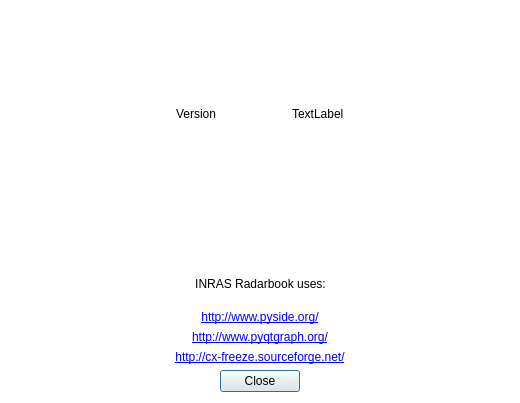
<?xml version="1.0" encoding="UTF-8"?>
<ui version="4.0">
 <class>AboutDialog</class>
 <widget class="QDialog" name="AboutDialog">
  <property name="geometry">
   <rect>
    <x>0</x>
    <y>0</y>
    <width>520</width>
    <height>403</height>
   </rect>
  </property>
  <property name="minimumSize">
   <size>
    <width>520</width>
    <height>0</height>
   </size>
  </property>
  <property name="maximumSize">
   <size>
    <width>520</width>
    <height>16777215</height>
   </size>
  </property>
  <property name="palette">
   <palette>
    <active>
     <colorrole role="Base">
      <brush brushstyle="SolidPattern">
       <color alpha="255">
        <red>255</red>
        <green>255</green>
        <blue>255</blue>
       </color>
      </brush>
     </colorrole>
     <colorrole role="Window">
      <brush brushstyle="SolidPattern">
       <color alpha="255">
        <red>255</red>
        <green>255</green>
        <blue>255</blue>
       </color>
      </brush>
     </colorrole>
    </active>
    <inactive>
     <colorrole role="Base">
      <brush brushstyle="SolidPattern">
       <color alpha="255">
        <red>255</red>
        <green>255</green>
        <blue>255</blue>
       </color>
      </brush>
     </colorrole>
     <colorrole role="Window">
      <brush brushstyle="SolidPattern">
       <color alpha="255">
        <red>255</red>
        <green>255</green>
        <blue>255</blue>
       </color>
      </brush>
     </colorrole>
    </inactive>
    <disabled>
     <colorrole role="Base">
      <brush brushstyle="SolidPattern">
       <color alpha="255">
        <red>255</red>
        <green>255</green>
        <blue>255</blue>
       </color>
      </brush>
     </colorrole>
     <colorrole role="Window">
      <brush brushstyle="SolidPattern">
       <color alpha="255">
        <red>255</red>
        <green>255</green>
        <blue>255</blue>
       </color>
      </brush>
     </colorrole>
    </disabled>
   </palette>
  </property>
  <property name="windowTitle">
   <string>About</string>
  </property>
  <property name="autoFillBackground">
   <bool>false</bool>
  </property>
  <layout class="QVBoxLayout" name="verticalLayout">
   <item>
    <layout class="QHBoxLayout" name="horizontalLayout_2">
     <item>
      <spacer name="horizontalSpacer_7">
       <property name="orientation">
        <enum>Qt::Horizontal</enum>
       </property>
       <property name="sizeType">
        <enum>QSizePolicy::Preferred</enum>
       </property>
       <property name="sizeHint" stdset="0">
        <size>
         <width>170</width>
         <height>87</height>
        </size>
       </property>
      </spacer>
     </item>
     <item>
      <widget class="QWidget" name="widget_pic" native="true"/>
     </item>
     <item>
      <spacer name="horizontalSpacer_3">
       <property name="orientation">
        <enum>Qt::Horizontal</enum>
       </property>
       <property name="sizeType">
        <enum>QSizePolicy::Preferred</enum>
       </property>
       <property name="sizeHint" stdset="0">
        <size>
         <width>170</width>
         <height>87</height>
        </size>
       </property>
      </spacer>
     </item>
    </layout>
   </item>
   <item>
    <layout class="QHBoxLayout" name="horizontalLayout_3">
     <item>
      <spacer name="horizontalSpacer_5">
       <property name="orientation">
        <enum>Qt::Horizontal</enum>
       </property>
       <property name="sizeHint" stdset="0">
        <size>
         <width>40</width>
         <height>20</height>
        </size>
       </property>
      </spacer>
     </item>
     <item>
      <widget class="QLabel" name="label">
       <property name="minimumSize">
        <size>
         <width>110</width>
         <height>0</height>
        </size>
       </property>
       <property name="maximumSize">
        <size>
         <width>110</width>
         <height>16777215</height>
        </size>
       </property>
       <property name="text">
        <string>Version</string>
       </property>
      </widget>
     </item>
     <item>
      <widget class="QLabel" name="label_version">
       <property name="text">
        <string>TextLabel</string>
       </property>
      </widget>
     </item>
     <item>
      <spacer name="horizontalSpacer_6">
       <property name="orientation">
        <enum>Qt::Horizontal</enum>
       </property>
       <property name="sizeHint" stdset="0">
        <size>
         <width>40</width>
         <height>20</height>
        </size>
       </property>
      </spacer>
     </item>
    </layout>
   </item>
   <item>
    <spacer name="verticalSpacer">
     <property name="orientation">
      <enum>Qt::Vertical</enum>
     </property>
     <property name="sizeHint" stdset="0">
      <size>
       <width>20</width>
       <height>23</height>
      </size>
     </property>
    </spacer>
   </item>
   <item>
    <layout class="QHBoxLayout" name="horizontalLayout_4">
     <item>
      <spacer name="horizontalSpacer_2">
       <property name="orientation">
        <enum>Qt::Horizontal</enum>
       </property>
       <property name="sizeHint" stdset="0">
        <size>
         <width>40</width>
         <height>20</height>
        </size>
       </property>
      </spacer>
     </item>
     <item>
      <widget class="QLabel" name="label_3">
       <property name="text">
        <string>INRAS Radarbook uses:</string>
       </property>
       <property name="alignment">
        <set>Qt::AlignCenter</set>
       </property>
      </widget>
     </item>
     <item>
      <spacer name="horizontalSpacer_8">
       <property name="orientation">
        <enum>Qt::Horizontal</enum>
       </property>
       <property name="sizeHint" stdset="0">
        <size>
         <width>40</width>
         <height>20</height>
        </size>
       </property>
      </spacer>
     </item>
    </layout>
   </item>
   <item>
    <spacer name="verticalSpacer_2">
     <property name="orientation">
      <enum>Qt::Vertical</enum>
     </property>
     <property name="sizeType">
      <enum>QSizePolicy::Maximum</enum>
     </property>
     <property name="sizeHint" stdset="0">
      <size>
       <width>20</width>
       <height>10</height>
      </size>
     </property>
    </spacer>
   </item>
   <item>
    <widget class="QLabel" name="label_2">
     <property name="font">
      <font>
       <underline>false</underline>
      </font>
     </property>
     <property name="text">
      <string>&lt;html&gt;&lt;head/&gt;&lt;body&gt;&lt;p&gt;&lt;a href=&quot;http://www.pyside.org/&quot;&gt;&lt;span style=&quot; text-decoration: underline; color:#0000ff;&quot;&gt;http://www.pyside.org/&lt;/span&gt;&lt;/a&gt;&lt;/p&gt;&lt;/body&gt;&lt;/html&gt;</string>
     </property>
     <property name="textFormat">
      <enum>Qt::RichText</enum>
     </property>
     <property name="alignment">
      <set>Qt::AlignCenter</set>
     </property>
     <property name="openExternalLinks">
      <bool>true</bool>
     </property>
     <property name="textInteractionFlags">
      <set>Qt::TextBrowserInteraction</set>
     </property>
    </widget>
   </item>
   <item>
    <widget class="QLabel" name="label_pyqtgraph">
     <property name="text">
      <string>&lt;html&gt;&lt;head/&gt;&lt;body&gt;&lt;p&gt;&lt;a href=&quot;http://www.pyqtgraph.org/&quot;&gt;&lt;span style=&quot; text-decoration: underline; color:#0000ff;&quot;&gt;http://www.pyqtgraph.org/&lt;/span&gt;&lt;/a&gt;&lt;/p&gt;&lt;/body&gt;&lt;/html&gt;</string>
     </property>
     <property name="textFormat">
      <enum>Qt::RichText</enum>
     </property>
     <property name="alignment">
      <set>Qt::AlignCenter</set>
     </property>
     <property name="openExternalLinks">
      <bool>true</bool>
     </property>
     <property name="textInteractionFlags">
      <set>Qt::TextBrowserInteraction</set>
     </property>
    </widget>
   </item>
   <item>
    <widget class="QLabel" name="label_cxfreeze">
     <property name="text">
      <string>&lt;html&gt;&lt;head/&gt;&lt;body&gt;&lt;p&gt;&lt;a href=&quot;http://cx-freeze.sourceforge.net/&quot;&gt;&lt;span style=&quot; text-decoration: underline; color:#0000ff;&quot;&gt;http://cx-freeze.sourceforge.net/&lt;/span&gt;&lt;/a&gt;&lt;/p&gt;&lt;/body&gt;&lt;/html&gt;</string>
     </property>
     <property name="textFormat">
      <enum>Qt::RichText</enum>
     </property>
     <property name="alignment">
      <set>Qt::AlignCenter</set>
     </property>
     <property name="openExternalLinks">
      <bool>true</bool>
     </property>
     <property name="textInteractionFlags">
      <set>Qt::TextBrowserInteraction</set>
     </property>
    </widget>
   </item>
   <item>
    <layout class="QHBoxLayout" name="horizontalLayout">
     <item>
      <spacer name="horizontalSpacer">
       <property name="orientation">
        <enum>Qt::Horizontal</enum>
       </property>
       <property name="sizeHint" stdset="0">
        <size>
         <width>40</width>
         <height>20</height>
        </size>
       </property>
      </spacer>
     </item>
     <item>
      <widget class="QPushButton" name="pushButton_close">
       <property name="text">
        <string>Close</string>
       </property>
      </widget>
     </item>
     <item>
      <spacer name="horizontalSpacer_4">
       <property name="orientation">
        <enum>Qt::Horizontal</enum>
       </property>
       <property name="sizeHint" stdset="0">
        <size>
         <width>40</width>
         <height>20</height>
        </size>
       </property>
      </spacer>
     </item>
    </layout>
   </item>
  </layout>
 </widget>
 <resources/>
 <connections/>
</ui>
